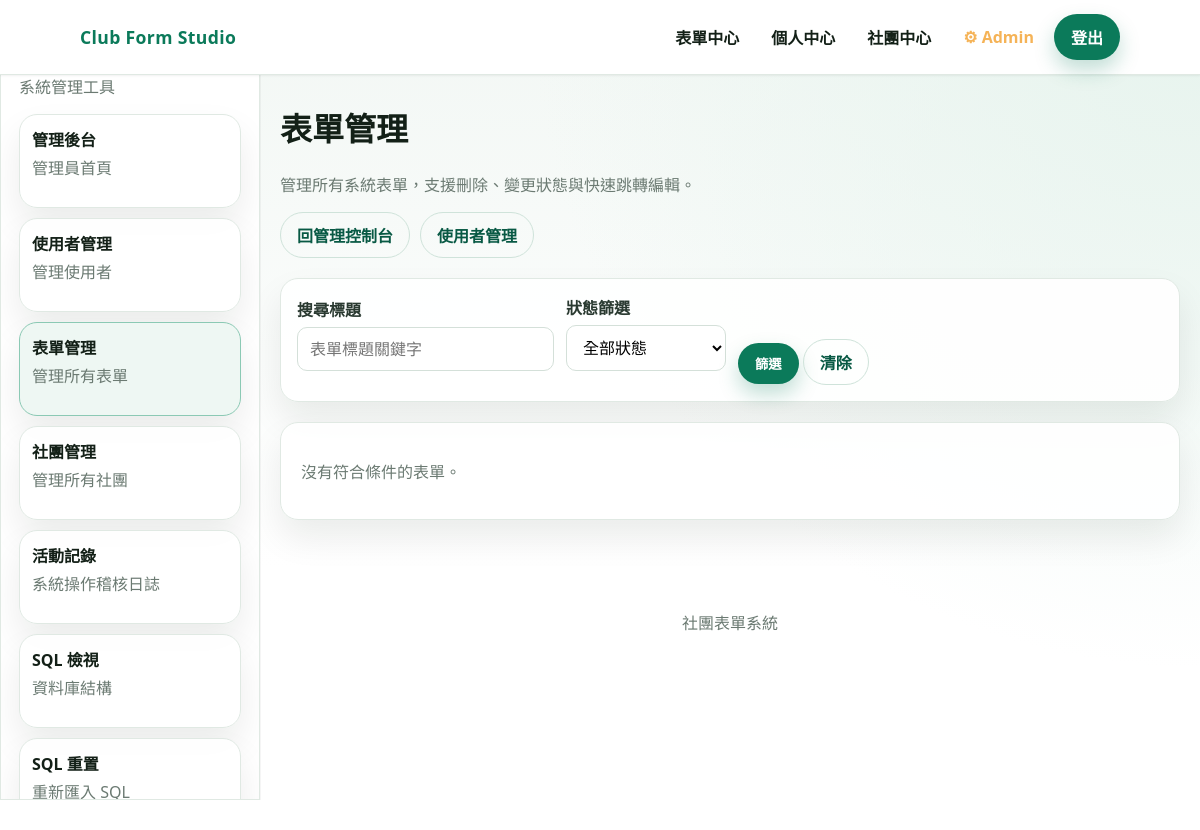
Page /admin/forms_CRUD.php (signed in) on the earlier database version.
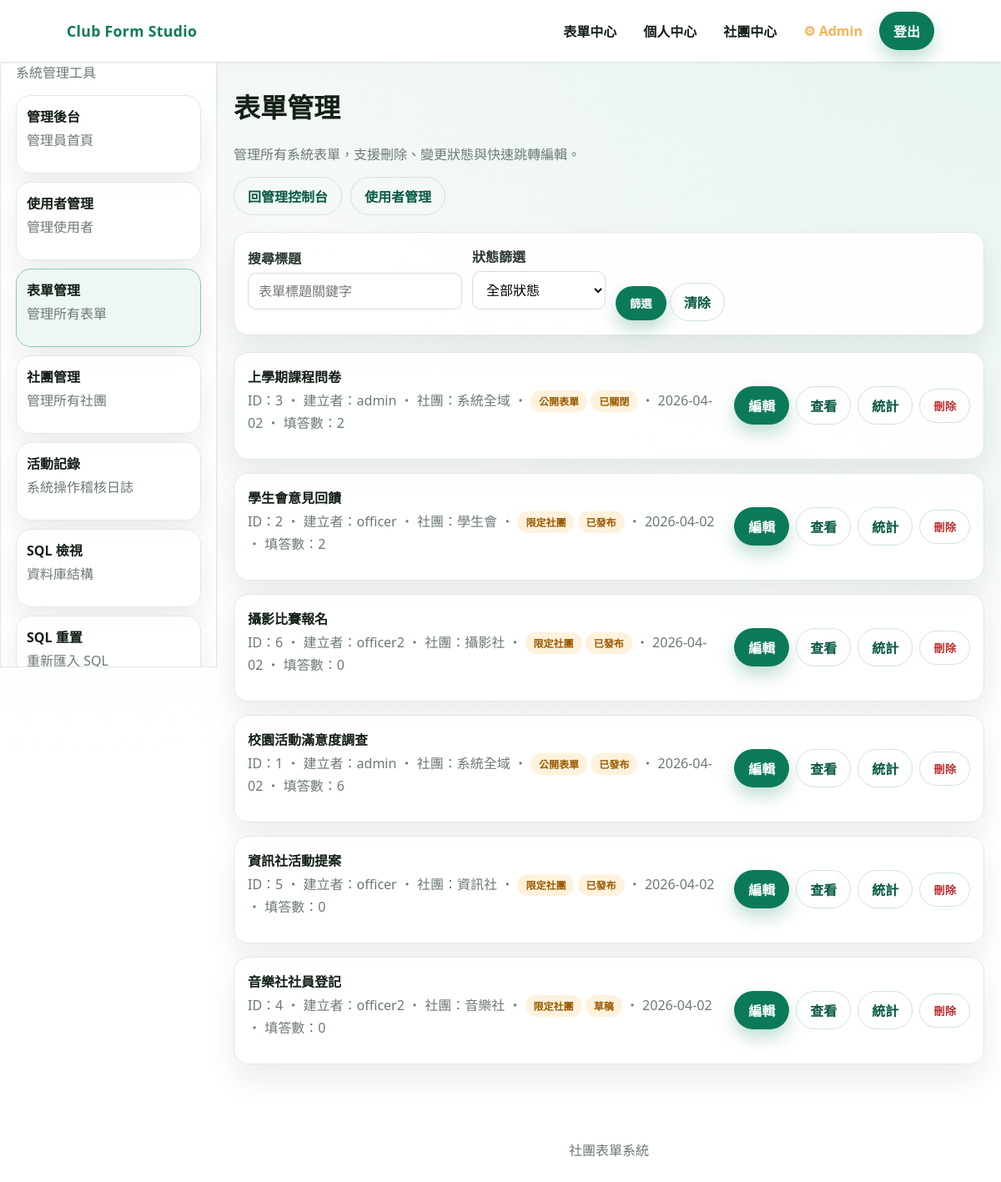
Same page on the later database version.
### tables this page shows
CREATE TABLE forms (
    id              INT PRIMARY KEY AUTO_INCREMENT     COMMENT '表單唯一識別碼',
    creator_id      INT NOT NULL                       COMMENT '建立者 ID，參照 users.id',
    club_id         INT NULL                           COMMENT '所屬社團 ID，NULL 表示系統全域表單',
    title           VARCHAR(200) NOT NULL              COMMENT '表單標題',
    description     TEXT                               COMMENT '表單說明（選填）',
    form_type       ENUM('public','club_only')
                             DEFAULT 'public'          COMMENT '填寫權限：public=任何人可填, club_only=僅限指定社團成員',
    target_club_ids TEXT                               COMMENT 'club_only 時，可填寫的社團 ID 清單（逗號分隔）',
    status          ENUM('draft','published','closed')
                             DEFAULT 'draft'           COMMENT '表單狀態：draft=草稿, published=已發布, closed=已關閉',
    open_at         DATETIME NULL                      COMMENT '預定開放填寫時間',
    close_at        DATETIME NULL                      COMMENT '預定關閉填寫時間',
    allow_resubmit  TINYINT(1) NOT NULL DEFAULT 1      COMMENT '是否允許重複填答：1=可重複, 0=每人限填一次',
    require_login   TINYINT(1) NOT NULL DEFAULT 0      COMMENT '是否需登入才能填寫：1=需登入, 0=免登入',
    created_at      TIMESTAMP DEFAULT CURRENT_TIMESTAMP COMMENT '建立時間',
    updated_at      TIMESTAMP DEFAULT CURRENT_TIMESTAMP
                             ON UPDATE CURRENT_TIMESTAMP COMMENT '最後更新時間',
    FOREIGN KEY (creator_id) REFERENCES users(id) ON DELETE CASCADE,
    FOREIGN KEY (club_id)   REFERENCES clubs(id) ON DELETE CASCADE,
    INDEX idx_creator (creator_id),
    INDEX idx_club (club_id),
    INDEX idx_status (status)
);

CREATE TABLE users (
    id          INT PRIMARY KEY AUTO_INCREMENT        COMMENT '使用者唯一識別碼',
    username    VARCHAR(50)  UNIQUE NOT NULL          COMMENT '登入帳號，不可重複',
    password    VARCHAR(255) NOT NULL                 COMMENT '密碼（SHA256 雜湊）',
    email       VARCHAR(100) UNIQUE NOT NULL          COMMENT '電子郵件，不可重複，用於密碼重設',
    role        ENUM('member','owner','club_officer','admin')
                         DEFAULT 'member'             COMMENT '系統層級身份：member=一般會員, owner=幹部, club_officer=社團持有人, admin=管理員',
    created_at           TIMESTAMP DEFAULT CURRENT_TIMESTAMP   COMMENT '帳號建立時間',
    updated_at           TIMESTAMP DEFAULT CURRENT_TIMESTAMP
                         ON UPDATE CURRENT_TIMESTAMP  COMMENT '最後更新時間',
    remember_token_hash  VARCHAR(64) NULL              COMMENT '記住我 Token 的 SHA256 雜湊（每個使用者僅保留最新一個，取代獨立的 remember_tokens 表）'
);

CREATE TABLE clubs (
    id            INT PRIMARY KEY AUTO_INCREMENT      COMMENT '社團唯一識別碼',
    name          VARCHAR(100) UNIQUE NOT NULL        COMMENT '社團名稱，不可重複',
    description   TEXT                                COMMENT '社團簡介說明',
    join_mode     ENUM('open','request','invite_only')
                           DEFAULT 'request'          COMMENT '加入模式：open=開放加入, request=需申請審核, invite_only=僅限邀請',
    visibility    ENUM('public','private')
                           DEFAULT 'public'           COMMENT '可見性：public=公開顯示, private=隱藏',
    owner_user_id INT NOT NULL                        COMMENT '社團建立者（持有人），參照 users.id',
    created_at    TIMESTAMP DEFAULT CURRENT_TIMESTAMP COMMENT '社團建立時間',
    updated_at    TIMESTAMP DEFAULT CURRENT_TIMESTAMP
                           ON UPDATE CURRENT_TIMESTAMP COMMENT '最後更新時間',
    FOREIGN KEY (owner_user_id) REFERENCES users(id) ON DELETE RESTRICT,
    INDEX idx_owner (owner_user_id)
);

### admin/forms_CRUD.php (the view, shortened to what the changed rows need)
<?php
require __DIR__ . '/../includes/admin_auth.php';
$errors = [];
$search = isset($_GET['q']) ? trim($_GET['q']) : '';
$status_filter = isset($_GET['status']) ? trim($_GET['status']) : '';
$forms_list = [];
$type_labels = ['public' => '公開表單', 'club_only' => '限定社團'];
$status_labels = ['draft' => '草稿', 'published' => '已發布', 'closed' => '已關閉'];
try {
	$query = 'SELECT f.id, f.title, f.form_type, f.status, f.created_at, f.club_id, f.creator_id, u.username, c.name AS club_name, (SELECT COUNT(*) FROM form_submissions WHERE form_id = f.id) AS submission_count FROM forms f JOIN users u ON u.id = f.creator_id LEFT JOIN clubs c ON c.id = f.club_id';
	$query .= ' ORDER BY f.created_at DESC, f.title ASC';
	$form_stmt = $pdo->prepare($query);
	$form_stmt->execute();
	$forms_list = $form_stmt->fetchAll();
} catch (Throwable $e) {
	$errors[] = '表單管理頁載入失敗，請稍後再試。';
}
?>
<!doctype html>
<html lang="zh-Hant">
	<head>
		<link rel="stylesheet" href="../css/app.css" />
	</head>
	<body>
		<?php $base_url = '../'; require __DIR__ . '/../includes/header.php'; ?>
		<?php require __DIR__ . '/../includes/right.php'; ?>
		<main class="section">
			<div class="container">
				<h1>表單管理</h1>
				<?php if (empty($forms_list)) : ?>
					<div class="panel" style="padding: 20px">
						<p class="muted">沒有符合條件的表單。</p>
					</div>
				<?php else : ?>
					<div style="display: grid; gap: 16px">
						<?php foreach ($forms_list as $form) : ?>
							<?php
								$type_label = $type_labels[$form['form_type']] ?? $form['form_type'];
								$status_label = $status_labels[$form['status']] ?? $form['status'];
								$created_at = !empty($form['created_at']) ? date('Y-m-d', strtotime($form['created_at'])) : '';
								$club_name = $form['club_name'] ?? '系統全域';
							?>
							<article class="panel" style="padding: 16px; display: flex; gap: 16px; flex-wrap: wrap; align-items: center; justify-content: space-between">
								<div style="min-width: 240px; flex: 1">
									<strong><?php echo htmlspecialchars($form['title']); ?></strong>
									<p class="muted" style="margin-top: 4px">
										ID：<?php echo (int) $form['id']; ?> ・
										建立者：<?php echo htmlspecialchars($form['username']); ?> ・
										社團：<?php echo htmlspecialchars($club_name); ?> ・
										<span class="pill"><?php echo htmlspecialchars($type_label); ?></span>
										<span class="pill"><?php echo htmlspecialchars($status_label); ?></span>
										・ <?php echo htmlspecialchars($created_at); ?> ・
										填答數：<?php echo number_format((int) $form['submission_count']); ?>
									</p>
								</div>
								<div style="display: flex; gap: 8px; flex-wrap: wrap; align-items: center">
									<a class="btn btn-primary" href="../forms/edit.php?id=<?php echo (int) $form['id']; ?>">編輯</a>
									<a class="btn btn-ghost" href="../forms/view.php?id=<?php echo (int) $form['id']; ?>">查看</a>
									<a class="btn btn-ghost" href="../forms/statistics.php?id=<?php echo (int) $form['id']; ?>">統計</a>
									<form method="post" action="./forms_CRUD.php<?php echo ($search !== '' ? '?q=' . urlencode($search) : '') . ($status_filter !== '' ? ($search !== '' ? '&' : '?') . 'status=' . urlencode($status_filter) : ''); ?>" style="display: inline">
										<button class="btn btn-ghost" type="submit" onclick="return confirm('確定要刪除表單「<?php echo htmlspecialchars($form['title'], ENT_QUOTES); ?>」嗎？此動作無法復原。');" style="color: #b33">刪除</button>
									</form>
								</div>
							</article>
						<?php endforeach; ?>
					</div>
				<?php endif; ?>
			</div>
		</main>
	</body>
</html>
<?php
exit();

### includes/right.php (shortened to what the changed rows need)
<?php
$all_sections = [
	'forms' => [
		'title' => '表單功能',
		'note' => '表單管理與填寫',
		'links' => [
			['label' => '表單中心', 'href' => 'forms_index.php', 'description' => '表單總覽首頁'],
			['label' => '建立表單', 'href' => 'create.php', 'description' => '建立新表單'],
			['label' => '我的表單', 'href' => 'my_forms.php', 'description' => '查看我建立的表單'],
			['label' => '表單列表', 'href' => 'list.php', 'description' => '所有可填寫的表單']
		]
	],
	'clubs' => [
		'title' => '社團中心功能',
		'note' => '左側快速切換社團相關頁面。',
		'links' => [
			['label' => '社團中心', 'href' => 'clubs_index.php', 'description' => '社團中心首頁'],
			['label' => '建立社團', 'href' => 'create.php', 'description' => '建立社團'],
			['label' => '社團資訊', 'href' => 'manage.php', 'description' => '社團資訊'],
			['label' => '社團設定', 'href' => 'setting.php', 'description' => '社團設定']
		]
	],
	'admin' => [
		'title' => '管理員功能',
		'note' => '系統管理工具',
		'links' => [
			['label' => '管理後台', 'href' => 'admin_index.php', 'description' => '管理員首頁'],
			['label' => '使用者管理', 'href' => 'user_CRUD.php', 'description' => '管理使用者'],
			['label' => '表單管理', 'href' => 'forms_CRUD.php', 'description' => '管理所有表單'],
			['label' => '社團管理', 'href' => 'clubs_CRUD.php', 'description' => '管理所有社團'],
			['label' => '活動記錄', 'href' => 'activity_log.php', 'description' => '系統操作稽核日誌'],
			['label' => 'SQL 檢視', 'href' => 'sql_view.php', 'description' => '資料庫結構'],
			['label' => 'SQL 重置', 'href' => 'sql_reset.php', 'description' => '重新匯入 SQL'],
			['label' => '簡易測試', 'href' => 'test.php', 'description' => '簡易測試頁面']
		]
	],
	'users' => [
		'title' => '個人中心',
		'note' => '個人設定與管理',
		'links' => [
			['label' => '個人資料', 'href' => 'user_index.php', 'description' => '個人資訊'],
			['label' => '帳號設定', 'href' => 'setting.php', 'description' => '修改個人資料']
		]
	]
];
$current_script = $_SERVER['SCRIPT_NAME'] ?? '';
$current_dir = dirname($current_script);
$current_dir = trim(str_replace('\\', '/', $current_dir), '/');
$dir_parts = explode('/', $current_dir);
$section_key = end($dir_parts);
if (!isset($section) || !array_key_exists($section, $all_sections)) {
	$section = isset($all_sections[$section_key]) ? $section_key : 'default';
}
$section_config = $all_sections[$section];
$right_title = $section_config['title'];
$right_links = $section_config['links'];
if (!isset($right_base_url)) {
	$right_base_url = './';
}
if (!function_exists('right_build_href')) {
	function right_build_href($base_url, $href)
	{
		return $base_url . ltrim($href, '/');
	}
}
?>
<aside id="global-left-sidebar" class="panel">
	<h2><?php echo htmlspecialchars($right_title); ?></h2>
	<div class="sidebar-links">
		<?php foreach ($right_links as $item) : ?>
			<?php
				$href = isset($item['href']) ? (string) $item['href'] : '';
				$label = isset($item['label']) ? (string) $item['label'] : $href;
				$description = isset($item['description']) ? (string) $item['description'] : '';
				$active = false;
				$target = right_build_href($right_base_url, $href);
				if ($href !== '' && $current_script !== '') {
					$normalized = '/' . ltrim($href, '/');
					$active = (substr($current_script, -strlen($normalized)) === $normalized);
				}
			?>
			<a
				href="<?php echo htmlspecialchars($target); ?>"
				class="panel sidebar-link<?php echo $active ? ' active' : ''; ?>"
			>
				<strong><?php echo htmlspecialchars($label); ?></strong>
				<?php if ($description !== '') : ?>
					<p class="muted"><?php echo htmlspecialchars($description); ?></p>
				<?php endif; ?>
			</a>
		<?php endforeach; ?>
	</div>
</aside>

Differences in the rows shown:
added forms: title "上學期課程問卷", id "3", creator.username "admin", club_name "系統全域", form_type "公開表單", status "已關閉", created_at "2026-04-02", submission_count "2"
added forms: title "學生會意見回饋", id "2", creator.username "officer", club.name "學生會", form_type "限定社團", status "已發布", created_at "2026-04-02", submission_count "2"
added forms: title "攝影比賽報名", id "6", creator.username "officer2", club.name "攝影社", form_type "限定社團", status "已發布", created_at "2026-04-02", submission_count "0"
added forms: title "校園活動滿意度調查", id "1", creator.username "admin", club_name "系統全域", form_type "公開表單", status "已發布", created_at "2026-04-02", submission_count "6"
added forms: title "資訊社活動提案", id "5", creator.username "officer", club.name "資訊社", form_type "限定社團", status "已發布", created_at "2026-04-02", submission_count "0"
added forms: title "音樂社社員登記", id "4", creator.username "officer2", club.name "音樂社", form_type "限定社團", status "草稿", created_at "2026-04-02", submission_count "0"
Other differences:
text no longer shown: "沒有符合條件的表單。"
